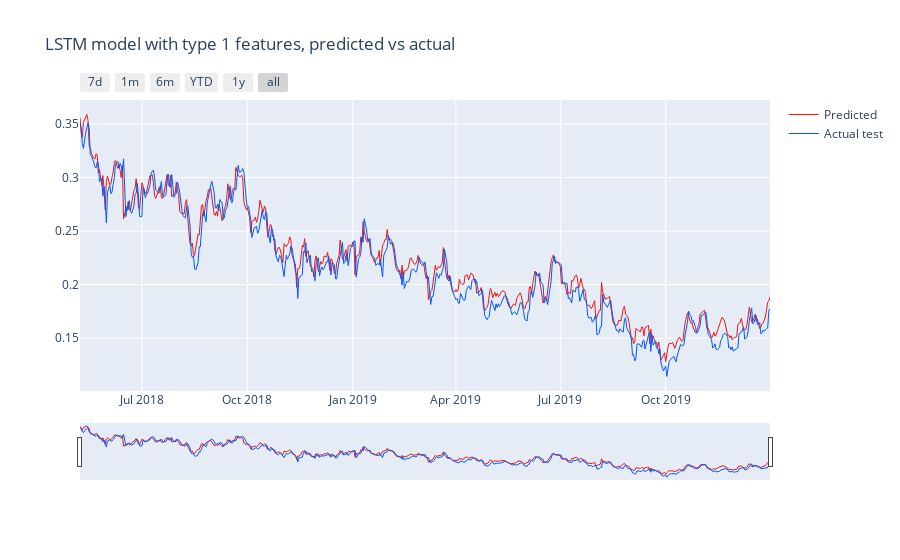

Here is the notebook cell this chart was saved with:
### Markdown cell above
## How does the LSTM model perform

Depending on the random seed, each version of the model can perform slightly better. Overall the model with combined features has performed better. 

The type 1 features model fluctuates around 52% hitrate, while the combined one is in the upper 52% with the type model somewhere in between the two. 

The R2 score sits drops to rouglhy 90% for the combined model, and the type 1 model and type 2 model both sit at roughly 95%. These are reasonable scores. Occasionally however, the R2 score for this LSTM model can suddenly drop very sharply, and I've seen an R2 score for the  type 1 model at 0.5. I'm not sure why this happens.

### Code cell
draw_graph(lstm_t1_prediction, ["Predicted", "Actual test"], ["#eb1717","#0059ff"], "LSTM model with type 1 features, predicted vs actual")

### Figure 1 — Plotly figure (JSON) as saved in the notebook; plotly's stock layout.template omitted (floating-point values rounded to 4 significant figures; data arrays with more than 128 entries replaced by an {"elided": "..."} marker saying what was removed)
{"data": [{"line": {"width": 1}, "marker": {"color": "#eb1717"}, "mode": "lines", "name": "Predicted", "type": "scatter", "x": {"elided": "517 str values"}, "y": {"elided": "517 float values"}, "yaxis": "y"}, {"line": {"width": 1}, "marker": {"color": "#0059ff"}, "mode": "lines", "name": "Actual test", "type": "scatter", "x": {"elided": "517 str values"}, "y": {"elided": "517 float values"}, "yaxis": "y"}], "layout": {"title": {"text": "LSTM model with type 1 features, predicted vs actual"}, "xaxis": {"rangeselector": {"buttons": [{"count": 7, "label": "7d", "step": "day", "stepmode": "backward"}, {"count": 1, "label": "1m", "step": "month", "stepmode": "backward"}, {"count": 6, "label": "6m", "step": "month", "stepmode": "backward"}, {"count": 1, "label": "YTD", "step": "year", "stepmode": "todate"}, {"count": 1, "label": "1y", "step": "year", "stepmode": "backward"}, {"step": "all"}]}, "rangeslider": {"visible": true}, "type": "date"}, "yaxis2": {"side": "right", "tickmode": "auto", "title": {"text": "Normalized value"}}}}
